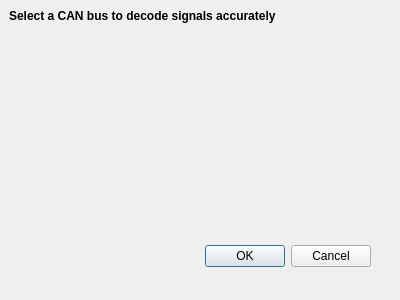
<?xml version="1.0" encoding="UTF-8"?>
<ui version="4.0">
 <class>Dialog</class>
 <widget class="QDialog" name="Dialog">
  <property name="geometry">
   <rect>
    <x>0</x>
    <y>0</y>
    <width>400</width>
    <height>300</height>
   </rect>
  </property>
  <property name="windowTitle">
   <string>Dialog</string>
  </property>
  <widget class="QDialogButtonBox" name="buttonBox">
   <property name="geometry">
    <rect>
     <x>30</x>
     <y>240</y>
     <width>341</width>
     <height>32</height>
    </rect>
   </property>
   <property name="orientation">
    <enum>Qt::Horizontal</enum>
   </property>
   <property name="standardButtons">
    <set>QDialogButtonBox::Cancel|QDialogButtonBox::Ok</set>
   </property>
  </widget>
  <widget class="QWidget" name="verticalLayoutWidget">
   <property name="geometry">
    <rect>
     <x>9</x>
     <y>9</y>
     <width>381</width>
     <height>231</height>
    </rect>
   </property>
   <layout class="QVBoxLayout" name="verticalLayout">
    <item>
     <widget class="QLabel" name="label">
      <property name="font">
       <font>
        <weight>75</weight>
        <bold>true</bold>
       </font>
      </property>
      <property name="text">
       <string>Select a CAN bus to decode signals accurately</string>
      </property>
     </widget>
    </item>
    <item>
     <spacer name="verticalSpacer">
      <property name="orientation">
       <enum>Qt::Vertical</enum>
      </property>
      <property name="sizeHint" stdset="0">
       <size>
        <width>20</width>
        <height>40</height>
       </size>
      </property>
     </spacer>
    </item>
   </layout>
  </widget>
 </widget>
 <resources/>
 <connections>
  <connection>
   <sender>buttonBox</sender>
   <signal>accepted()</signal>
   <receiver>Dialog</receiver>
   <slot>accept()</slot>
   <hints>
    <hint type="sourcelabel">
     <x>248</x>
     <y>254</y>
    </hint>
    <hint type="destinationlabel">
     <x>157</x>
     <y>274</y>
    </hint>
   </hints>
  </connection>
  <connection>
   <sender>buttonBox</sender>
   <signal>rejected()</signal>
   <receiver>Dialog</receiver>
   <slot>reject()</slot>
   <hints>
    <hint type="sourcelabel">
     <x>316</x>
     <y>260</y>
    </hint>
    <hint type="destinationlabel">
     <x>286</x>
     <y>274</y>
    </hint>
   </hints>
  </connection>
 </connections>
</ui>
